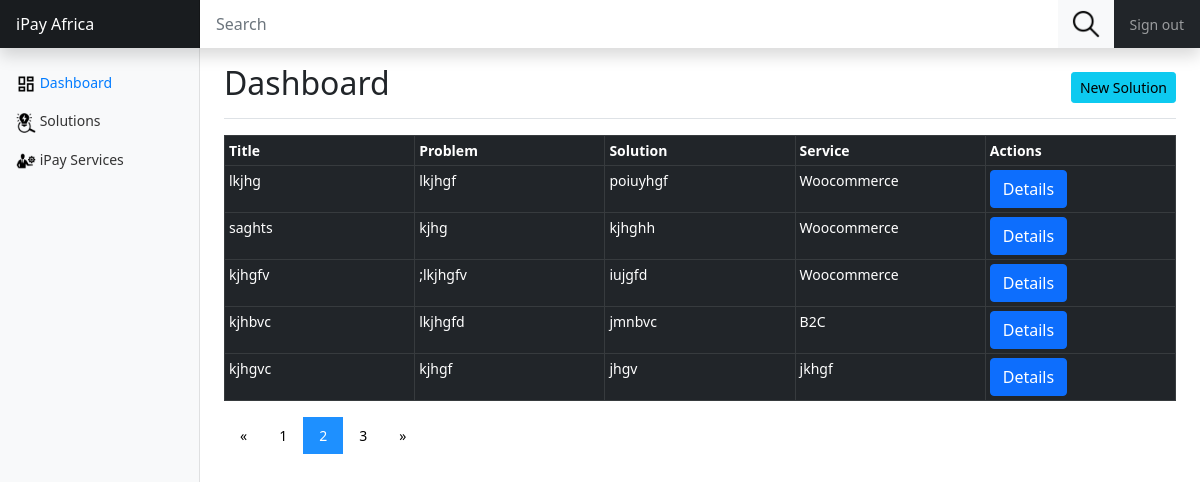
Screenshot of /?page=2 with the database file from the repository.
### tables this page shows
CREATE TABLE `solution` (
  `id` int(11) NOT NULL,
  `title` varchar(100) NOT NULL,
  `subserviceid` int(11) NOT NULL,
  `problemDescription` text NOT NULL,
  `providesolution` text NOT NULL,
  `ref` varchar(255) NOT NULL,
  `createdAt` datetime NOT NULL DEFAULT current_timestamp(),
  `updatedAt` datetime NOT NULL DEFAULT current_timestamp()
);

CREATE TABLE `subservice` (
  `id` int(11) NOT NULL,
  `name` varchar(255) NOT NULL,
  `serviceId` int(11) NOT NULL,
  `description` text NOT NULL
);

### controller/pagination.php (called while the page is built, shortened)
<?php
include 'loggerController.php';
class Pagination extends LoggerImp
{
	private $table, $total_records, $limit = 5, $col;
	function __construct($table)
	{
		$this->table = $table;
		$this->set_total_records();
	}
	public function set_total_records()
	{
		$conn = $this->dbConnect();
		$stmt = "SELECT id FROM $this->table";
		$results = mysqli_query($conn, $stmt);
		$this->total_records = $results->num_rows;
	}
	public function current_page()
	{
		return isset($_GET['page']) ? (int)$_GET['page'] : 1;
	}
	public function get_data()
	{
		$start = 0;
		if ($this->current_page() > 1) {
			$start = ($this->current_page() * $this->limit) - $this->limit;
		}
		$conn = $this->dbConnect();
		$stmt = "SELECT * FROM $this->table LIMIT $start, $this->limit";
		$results = mysqli_query($conn, $stmt);
		return $results;
	}
	public function check_search(){
		return '';
	}
	public function is_search(){
		return isset($_GET['search']) ? $_GET['search'] : '';
	}
	public function get_pagination_number(){
		return ceil($this->total_records / $this->limit);
	}
	public function prev_page(){
		return ($this->current_page() > 1) ? $this->current_page()-1 : 1;
	}
	public function next_page(){
		return ($this->current_page() < $this->get_pagination_number()) ? $this->current_page()+1 : $this->get_pagination_number();
	}
	public function is_active_class($page){
		return ($page == $this->current_page()) ? 'active' : '';
	}
	public function is_showable($num){
	  if($this->get_pagination_number() < 4 || $this->current_page() == $num)
			return true;
	}
}

### controller/loggerController.php (called while the page is built, shortened)
<?php
class LoggerImp implements Crud
{
	public function getSubServiceName($id)
	{
		$dbconn = $this->dbConnect();
		$query = "SELECT name FROM subservice WHERE id = $id";
		$res = mysqli_query($dbconn, $query) or die("Error".mysqli_error($dbconn));
		$results = $res->fetch_assoc();
		return $results;
	}
	public function dbConnect(){
		$conn = new DBConnect;
		$conn = $conn->connect;
		return $conn;
	}
}

### index.php (the view, shortened to what this page needs)
<?php
  include 'controller/pagination.php';
  $service = new Pagination('solution');
  $pages  = $service->get_pagination_number();
?>
<!DOCTYPE html>
<html>
<head>
    <link rel="stylesheet" type="text/css" href="./assets/css/bootstrap.min.css">
    <link rel="stylesheet" type="text/css" href="./assets/css/select2.min.css">
    <link rel="stylesheet" type="text/css" href="./assets/customfiles/dashstyle.css">
</head>
<body>
    <header class="navbar navbar-dark sticky-top bg-dark flex-md-nowrap p-0 shadow">
      <a class="navbar-brand col-md-3 col-lg-2 me-0 px-3" href="#">iPay Africa</a>
      <form class="form-inline" style="width: 90%; display: flex;" action="pages/searchResults.php" method="POST">
        <input class="form-control mr-sm-2" type="search" name="solution_search" placeholder="Search" aria-label="Search">
        <button class="btn bg-light float-end my-2 my-sm-0" name="seach_btn" type="submit" style="border-radius: 0 0 0 0;">
          <img src="assets/images/search.png" alt="Search" width="30" height="30">
        </button>
      </form>
      <ul class="navbar-nav px-3">
        <li class="nav-item text-nowrap">
          <a class="nav-link" href="#">Sign out</a>
        </li>
      </ul>
    </header>
    <div class="container-fluid">
  <div class="row">
    <nav id="sidebarMenu" class="col-md-3 col-lg-2 d-md-block bg-light sidebar collapse">
      <div class="position-sticky pt-3">
        <ul class="nav flex-column">
          <li class="nav-item">
            <a class="nav-link active" aria-current="page" href="#">
            <img src="./assets/images/dashboard.png" width="20" height="20" alt="customer">
              Dashboard
            </a>
          </li>
          <li class="nav-item">
            <a class="nav-link" href="#">
            <img src="./assets/images/solution.png" width="20" height="20" alt="customer">
              Solutions
            </a>
          </li>
          <li class="nav-item">
            <a class="nav-link" href="./pages/services.php">
            <img src="./assets/images/services.png" width="20" height="20" alt="customer">
              iPay Services
            </a>
          </li>
        </ul>
      </div>
    </nav>
    <main class="col-md-9 ms-sm-auto col-lg-10 px-md-4">
      <div class="d-flex justify-content-between flex-wrap flex-md-nowrap align-items-center pt-3 pb-2 mb-3 border-bottom">
        <h1 class="h2">Dashboard</h1>
        <div class="btn-toolbar mb-2 mb-md-0">
          <button type="button" class="btn btn-sm btn-info" data-bs-toggle="modal" data-bs-target="#exampleModal">New Solution</button>
        </div>
      </div>
      <div class="table-responsive">
        <table class="table table-bordered table-dark table-sm">
          <thead>
            <tr>
              <th>Title</th>
              <th>Problem</th>
              <th>Solution</th>
              <th>Service</th>
              <th>Actions</th>
            </tr>
          </thead>
          <tbody>
            <?php
              $solutions = $service->get_data();
              while ($row = mysqli_fetch_assoc($solutions)) {
                $subservice = $service->getSubServiceName($row['subserviceid']);
                echo "<tr>";
                echo "<td>".$row['title']."</td>";
                echo "<td>".$row['problemDescription']."</td>";
                echo "<td>".$row['providesolution']."</td>";
                echo "<td>".$subservice['name']."</td>";
                echo "<td><button class='details btn btn-primary' id='".$row['id']."'>Details</button></td>";
                echo "</tr>";
              }
            ?>
          </tbody>
        </table>
        <div class="pagination">
          <?php
            $prev = $service->prev_page();
            $next = $service->next_page();
            $check = $service->check_search();
             echo "<a href='?page=$prev'.''.$check>&laquo;</a>";
              for ($i=1; $i <= $pages; $i++) {
                if ($service->is_showable($i)) {
                    $pagenum = $service->is_active_class($i);
                    echo "<a class='$pagenum' href='?page=$i'.''.$check'>
                      ".$i."
                    </a>";
                }
              }
            echo "<a href='?page=$next'.''.$check>&raquo;</a>";
          ?>
        </div>
    </main>
  </div>
</div>
</body>
</html>

### assets/customfiles/dashstyle.css (style rules this page uses)
body { font-size: .875rem; }
.sidebar { position: fixed; top: 0; bottom: 0; left: 0; z-index: 100; padding: 48px 0 0; box-shadow: inset -1px 0 0 rgba(0, 0, 0, .1); }
.sidebar .nav-link { font-weight: 500; color: #333; }
.sidebar .nav-link.active { color: #007bff; }
.navbar-brand { padding-top: .75rem; padding-bottom: .75rem; font-size: 1rem; background-color: rgba(0, 0, 0, .25); box-shadow: inset -1px 0 0 rgba(0, 0, 0, .25); }
.navbar .form-control { padding: .75rem 1rem; border-width: 0; border-radius: 0; }

### index.php (style rules this page uses)
table { table-layout:fixed; }
table td { word-wrap:break-word; width:100%; }
.pagination a { color: black; float: left; padding: 8px 16px; text-decoration: none; transition: background-color .3s; }
.pagination a.active { background-color: dodgerblue; color: white; }

### rows the page displays
solution: title "lkjhg", problemDescription "lkjhgf", providesolution "poiuyhgf", subserviceid.name "Woocommerce"
solution: title "saghts", problemDescription "kjhg", providesolution "kjhghh", subserviceid.name "Woocommerce"
solution: title "kjhgfv", problemDescription ";lkjhgfv", providesolution "iujgfd", subserviceid.name "Woocommerce"
solution: title "kjhbvc", problemDescription "lkjhgfd", providesolution "jmnbvc", subserviceid.name "B2C"
solution: title "kjhgvc", problemDescription "kjhgf", providesolution "jhgv", subserviceid.name "jkhgf"
